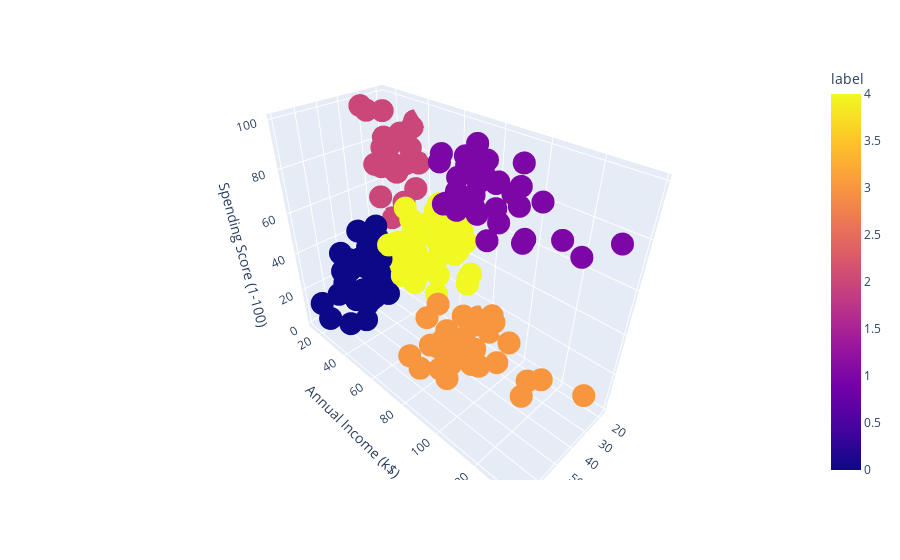

The code cell stored with this chart in its notebook:
### Code cell
px.scatter_3d(df,x=df["Age"],y=df["Annual Income (k$)"],z=df["Spending Score (1-100)"],color=df["label"])

### Figure 1 — Plotly figure (JSON) as saved in the notebook; plotly's stock layout.template omitted (floating-point values rounded to 4 significant figures; data arrays with more than 128 entries replaced by an {"elided": "..."} marker saying what was removed)
{"data": [{"hovertemplate": "Age=%{x}<br>Annual Income (k$)=%{y}<br>Spending Score (1-100)=%{z}<br>label=%{marker.color}<extra></extra>", "legendgroup": "", "marker": {"color": {"elided": "200 int values"}, "coloraxis": "coloraxis", "symbol": "circle"}, "mode": "markers", "name": "", "scene": "scene", "showlegend": false, "type": "scatter3d", "x": {"elided": "200 int values"}, "y": {"elided": "200 int values"}, "z": {"elided": "200 int values"}}], "layout": {"coloraxis": {"colorbar": {"title": {"text": "label"}}, "colorscale": [[0, "#0d0887"], [0.1111, "#46039f"], [0.2222, "#7201a8"], [0.3333, "#9c179e"], [0.4444, "#bd3786"], [0.5556, "#d8576b"], [0.6667, "#ed7953"], [0.7778, "#fb9f3a"], [0.8889, "#fdca26"], [1, "#f0f921"]]}, "legend": {"tracegroupgap": 0}, "margin": {"t": 60}, "scene": {"domain": {"x": [0, 1], "y": [0, 1]}, "xaxis": {"title": {"text": "Age"}}, "yaxis": {"title": {"text": "Annual Income (k$)"}}, "zaxis": {"title": {"text": "Spending Score (1-100)"}}}}}
